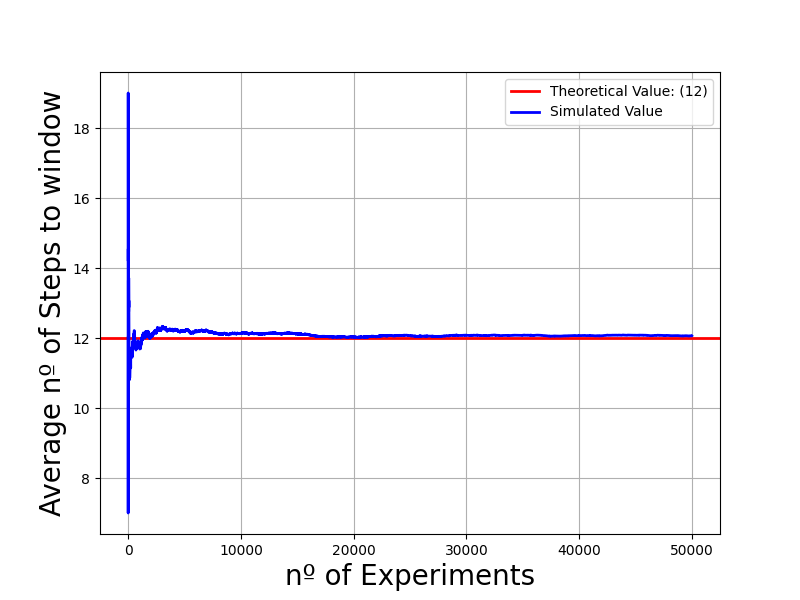

Recreate this plot in Python.
import matplotlib
matplotlib.use('Agg') # no UI backend

import numpy as np
import matplotlib.pyplot as plt
import random

theoreticalValue = 12
numberOfExperiments = 50000

graph = {
        "1" : ["2", "4"], 
        "2" : ["1", "3"],
        "3" : ["4", "2"],
        "4" : ["1", "3", "5"],
        "5" : ["5"]}


numSteps = []
averageSteps = []

for experimentCnt in range(numberOfExperiments):
    flyPos = "1"
    stepCnt = 0
    # Grafo está na aranha ou na janela,
    while((flyPos != "5")):
        # A mosca anda aleatoriamente para algum nó ligado
        flyPos = random.choice(graph[flyPos])
        stepCnt += 1
        

    numSteps.append(stepCnt)
    averageSteps.append(sum(numSteps)/len(numSteps))
    

plt.figure(figsize=(8,6))
plt.axhline(y = theoreticalValue, linestyle='-', color='red', linewidth=2, label = 'Theoretical Value'+ ": (" + str(theoreticalValue) + ")")
plt.plot(range(len(averageSteps)),averageSteps, linestyle='-', color='blue', linewidth=2, label = 'Simulated Value')
plt.xlabel("nº of Experiments", fontsize=20)
plt.ylabel("Average nº of Steps to window", fontsize=20)
plt.legend()
plt.grid(True)
plt.savefig("exercise1c.png")  #savefig, don't show

    
        



